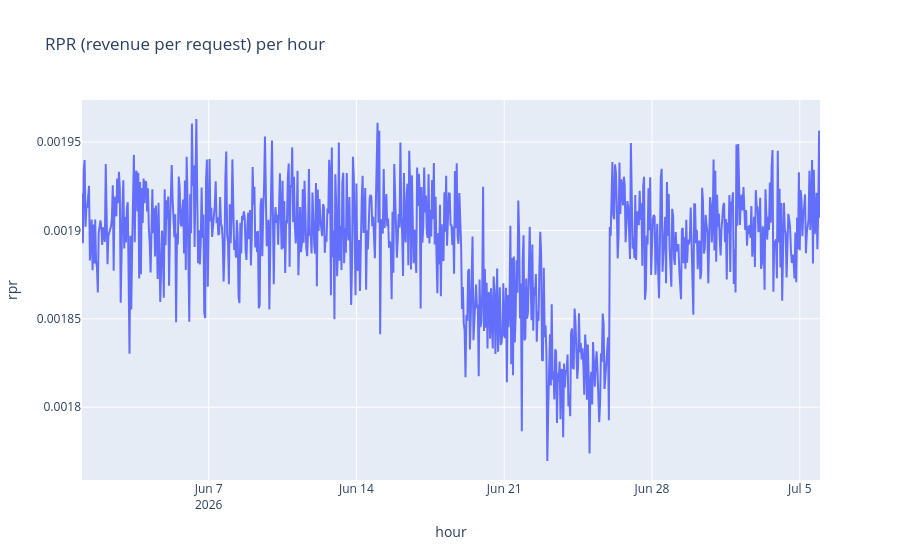

This figure's notebook cell:
### Code cell
px.line(df, x="hour", y="rpr", title="RPR (revenue per request) per hour")

### Figure 1 — Plotly figure (JSON) as saved in the notebook; plotly's stock layout.template omitted (floating-point values rounded to 4 significant figures; data arrays with more than 128 entries replaced by an {"elided": "..."} marker saying what was removed)
{"data": [{"hovertemplate": "hour=%{x}<br>rpr=%{y}<extra></extra>", "legendgroup": "", "line": {"color": "#636efa", "dash": "solid"}, "marker": {"symbol": "circle"}, "mode": "lines", "name": "", "orientation": "v", "showlegend": false, "type": "scatter", "x": {"elided": "840 str values"}, "xaxis": "x", "y": {"elided": "840 float values"}, "yaxis": "y"}], "layout": {"legend": {"tracegroupgap": 0}, "title": {"text": "RPR (revenue per request) per hour"}, "xaxis": {"anchor": "y", "domain": [0.0, 1.0], "title": {"text": "hour"}}, "yaxis": {"anchor": "x", "domain": [0.0, 1.0], "title": {"text": "rpr"}}}}
